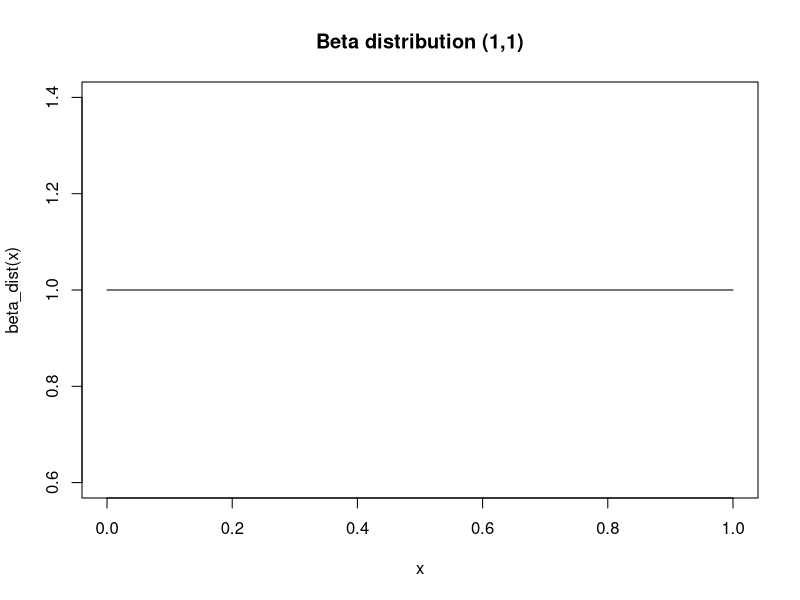
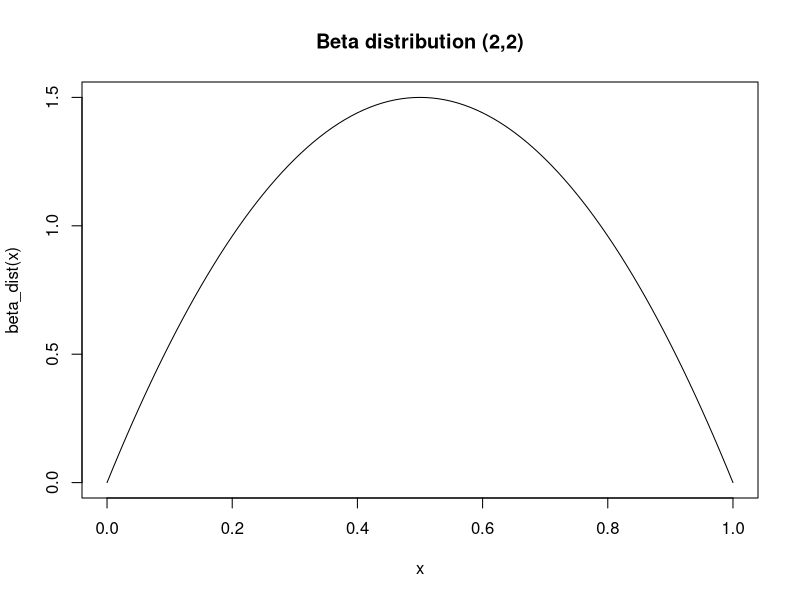
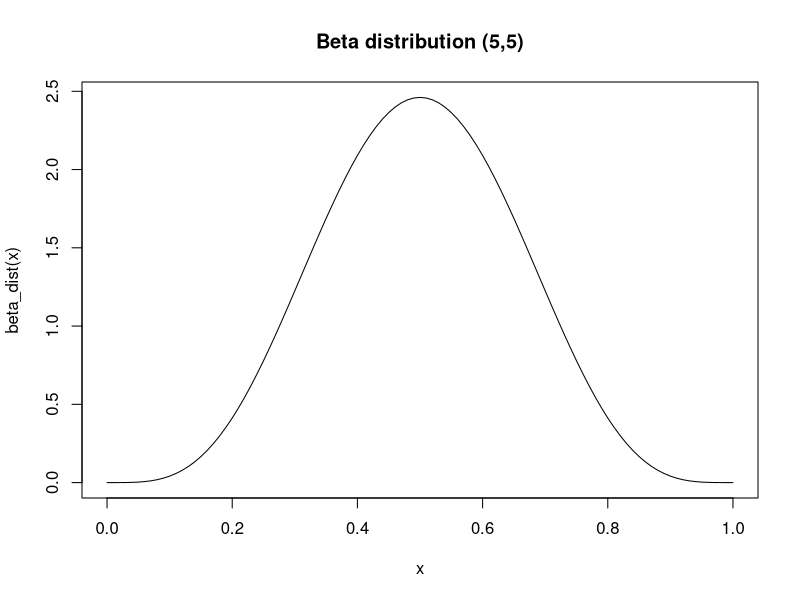
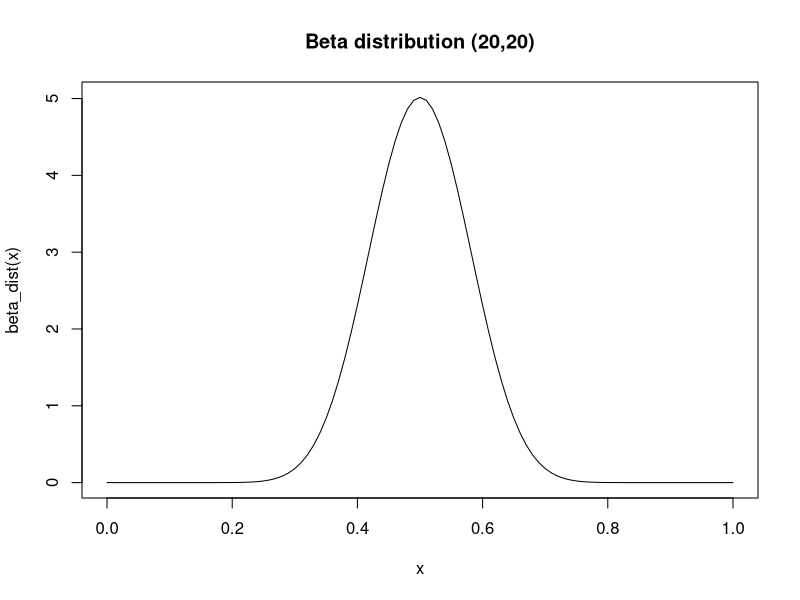
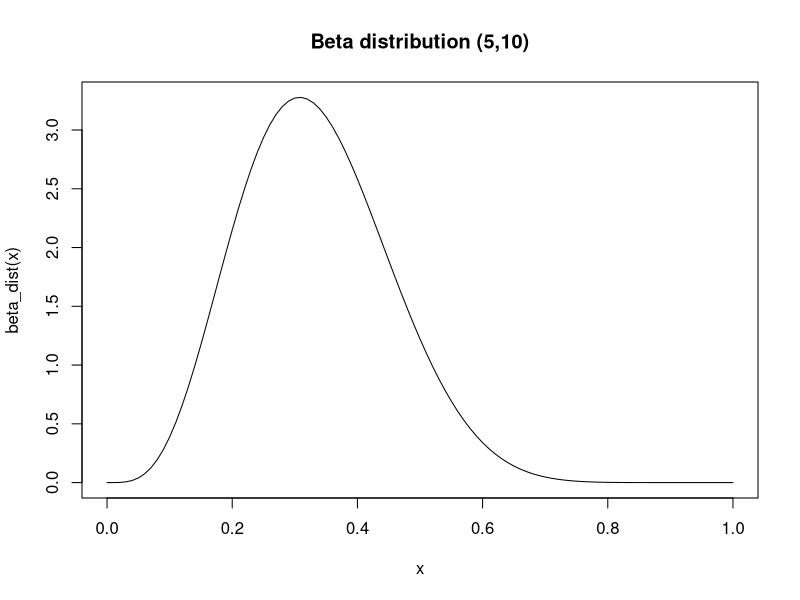
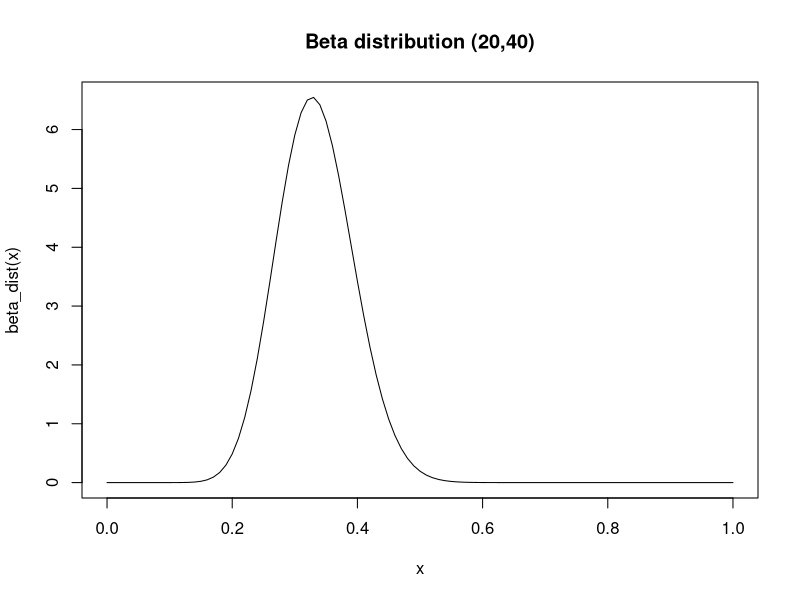
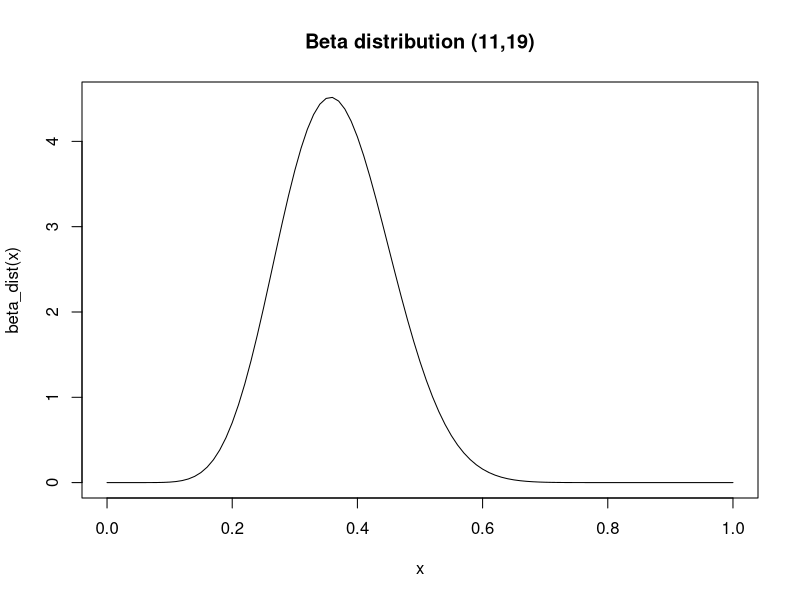
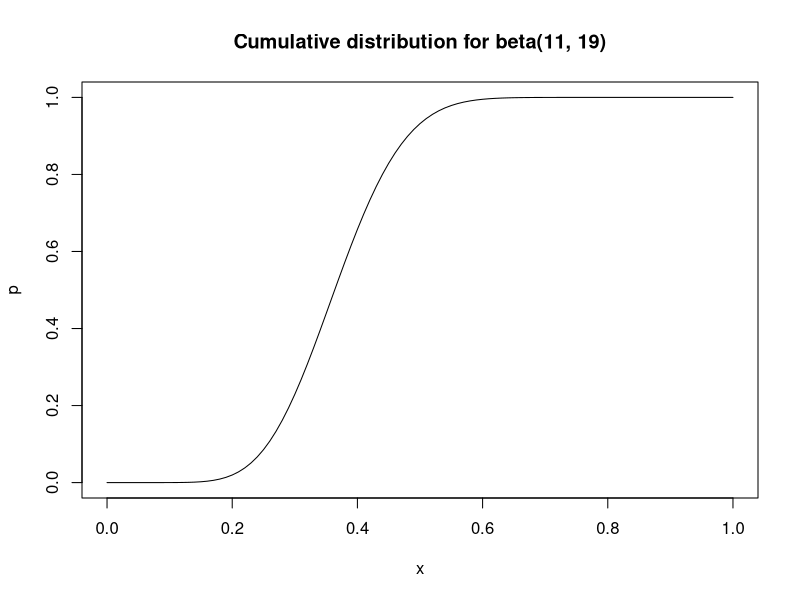

Write R code to recreate these figures, in order.
## ---- chunk 1
beta_fn <- function(alpha, beta) {
  (factorial(alpha - 1) * factorial(beta - 1)) / factorial(alpha + beta - 1)
}

beta_dist <- function(x, alpha, beta) {
  (x^(alpha - 1) * (1 - x)^(beta - 1)) / beta_fn(alpha, beta)
}
## ---- chunk 2
plot_beta_distribution <- function(alpha, beta) {
  x <- seq(0, 1, 0.01)
  plot(
    x,
    beta_dist(x, alpha, beta),
    type = "l",
    main = paste0("Beta distribution (", alpha, ",", beta, ")"),
    xlab = "x",
    ylab = "beta_dist(x)"
  )
  invisible(TRUE)
}
## ---- chunk 3
plot_beta_distribution(1, 1)
## ---- chunk 4
plot_beta_distribution(2, 2)
## ---- chunk 5
plot_beta_distribution(5, 5)
## ---- chunk 6
plot_beta_distribution(20, 20)
## ---- chunk 7
plot_beta_distribution(5, 10)
## ---- chunk 8
plot_beta_distribution(20, 40)
## ---- chunk 9
plot_beta_distribution(11, 19)
## ---- chunk 10
p_heads <- seq(0, 1, 0.01)
beta_x <- beta_dist(p_heads, 11, 19)
beta_x[beta_x == max(beta_x)]
## ---- chunk 11
x <- seq(0, 1, 0.01)
p <- pbeta(x, 11, 19)
plot(x, p, main = "Cumulative distribution for beta(11, 19)", type = "l")
## ---- chunk 12
pbeta(0.4, 11, 19) - pbeta(0.3, 11, 19)
## ---- chunk 13
p_min <- qbeta(0.025, 11, 19)
p_max <- qbeta(0.975, 11, 19)
cat(paste("There is a 95% chance that P(heads) is between", p_min, "and", p_max, "\n"))
## ---- chunk 14
# Generate data
p <- seq(0, 1, 0.01)
observed_distribution <- beta_dist(p, 11, 19)
weak_prior <- beta_dist(p, 1, 1)
medium_prior <- beta_dist(p, 5, 5)
strong_prior <- beta_dist(p, 20, 20)

# Plot
plot(p, observed_distribution, type = "l", col = "black", ylim = c(0, 7))
lines(p, weak_prior, type = "l", col = "red")
lines(p, medium_prior, type = "l", col = "blue")
lines(p, strong_prior, type = "l", col = "green")
legend(
  "topright",
  legend = c("observed", "weak prior", "medium prior", "strong prior"),
  col = c("black", "red", "blue", "green"),
  lty = 1
  )
## ---- chunk 15
# Generate data
p <- seq(0, 1, 0.01)
observed_distribution <- beta_dist(p, 11, 19)
weak_prior <- beta_dist(p, 11 + 1, 19 + 1)  # Adding alpha and beta together
medium_prior <- beta_dist(p, 11 + 5, 19 + 5)
strong_prior <- beta_dist(p, 11 + 20, 19 + 20)

# Plot
plot(p, observed_distribution, type = "l", col = "black", ylim = c(0, 7))
lines(p, weak_prior, type = "l", col = "red")
lines(p, medium_prior, type = "l", col = "blue")
lines(p, strong_prior, type = "l", col = "green")
legend(
  "topright",
  legend = c("observed", "weak prior", "medium prior", "strong prior"),
  col = c("black", "red", "blue", "green"),
  lty = 1
  )
## ---- chunk 16
# Generate data
p <- seq(0, 1, 0.01)
beta_y <- beta_dist(p, 36, 114)

# Plot
plot(p, beta_y, main = "Beta distributions for emails A and B",
     type = "l", ylab = "beta_dist(p)")
lines(seq(0, 1, 0.01), beta_dist(seq(0, 1, 0.01), 50, 100), type = "l", col = "red")
legend(
  "topright",
  legend = c("A", "B"),
  col = c("black", "red"),
  lty = 1
  )
## ---- chunk 17
plot_beta_distribution(3, 7)
## ---- chunk 18
p <- seq(0, 1, 0.01)
beta_y <- beta_dist(p, 36 + 3, 114 + 7)
plot(p, beta_y, main = "Beta distributions for emails A and B with priors",
     type = "l", ylab = "beta_dist(p)")
lines(seq(0, 1, 0.01), beta_dist(seq(0, 1, 0.01), 50 + 3, 100 + 7), type = "l", col = "red")
legend(
  "topright",
  legend = c("A", "B"),
  col = c("black", "red"),
  lty = 1
  )
## ---- chunk 19
n_samples <- 1e6
a_samples <- rbeta(n_samples, 36 + 3, 114 + 7)
b_samples <- rbeta(n_samples, 50 + 3, 100 + 7)
## ---- chunk 20
probability_b_is_better <- sum(b_samples > a_samples) / n_samples
cat(paste("B's open rate was higher", probability_b_is_better * 100, "% of the time"))
## ---- chunk 21
open_rate_uplift <- (b_samples / a_samples) - 1
hist(open_rate_uplift, main = "Open rate of B relative to A",
     xlab = "Open rate uplift factor")
## ---- chunk 22
open_rate_ecdf <- ecdf(open_rate_uplift)
uplift <- seq(-1, 2, 0.01)
plot(uplift, open_rate_ecdf(uplift), type = "l", xlab = "Open rate uplift",
     ylab = "proportion of trials",
     main = "Cumulative distribution of open rate uplift of B over A")
## ---- chunk 23
cat(paste("The median uplift in open rates was", open_rate_ecdf(0.5) * 100, "%"))
## ---- chunk 24
lower_limit <- open_rate_ecdf(0.025) * 100
upper_limit <- open_rate_ecdf(0.975) * 100
cat(paste("The 95% confidence interval for the open rate uplift is between",
          lower_limit, "% and", upper_limit, "%"))
